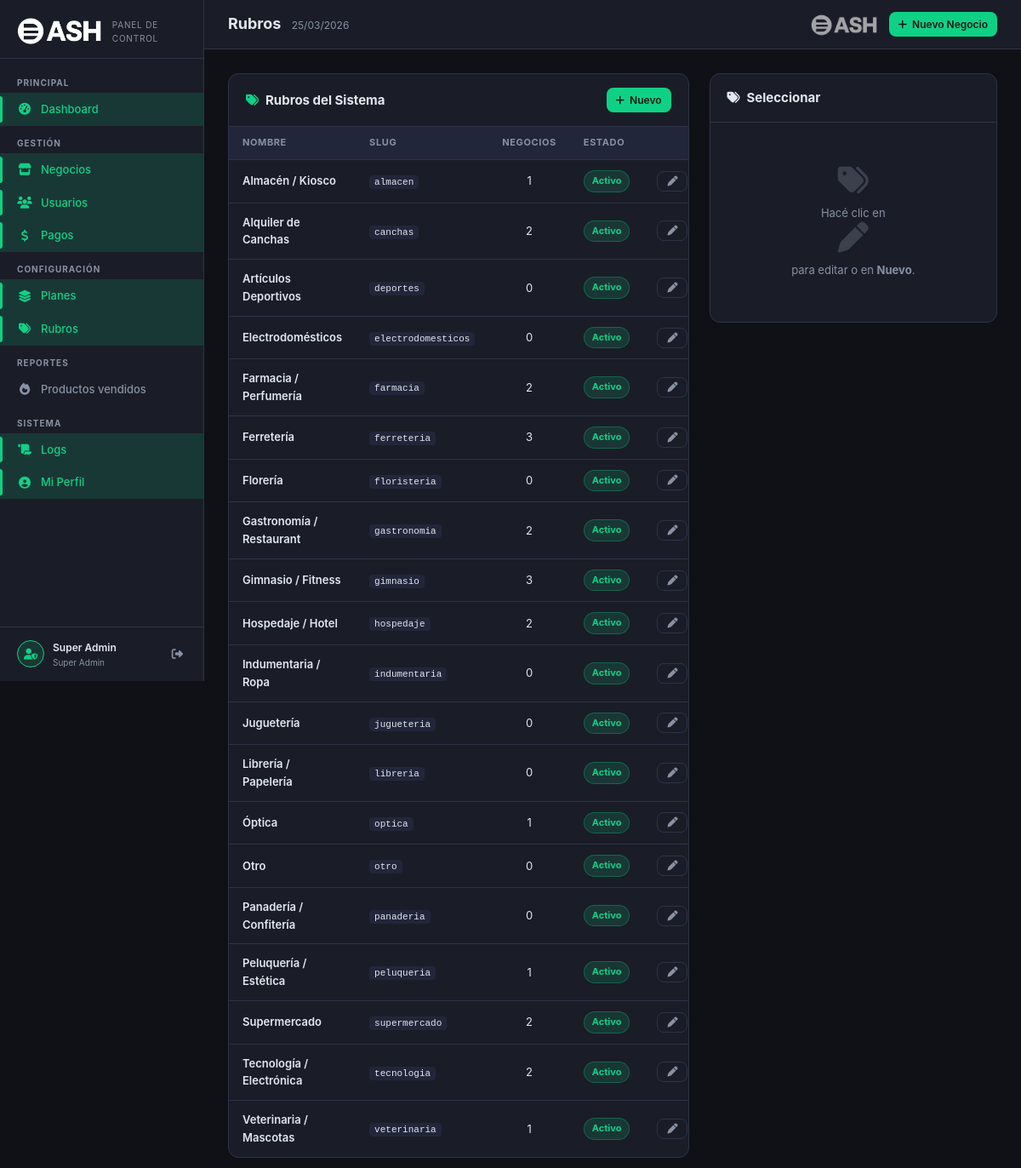
/superadmin/rubros/index.php (signed in), run on the app's committed database.
### tables this page shows
CREATE TABLE `rubros` (
  `id` int(11) NOT NULL,
  `slug` varchar(50) NOT NULL,
  `nombre` varchar(100) NOT NULL,
  `descripcion` varchar(255) DEFAULT NULL,
  `icono` varchar(50) DEFAULT 'fa-store',
  `color` varchar(7) DEFAULT '#667eea',
  `activo` tinyint(1) DEFAULT 1,
  `orden` int(11) DEFAULT 0
);

### superadmin/rubros/index.php (the view, shortened to what this page needs)
<?php
$db    = sa_db();
$rubros = $db->query("
    SELECT r.*, (SELECT COUNT(*) FROM negocios n WHERE n.rubro_id = r.id) as negocios_count
    FROM rubros r ORDER BY r.nombre
")->fetchAll();
$editRubro = null;
require_once dirname(__DIR__) . '/_layout.php';
?>
<div style="display:grid;grid-template-columns:1.6fr 1fr;gap:24px;align-items:start">
    <div class="sa-panel">
        <div class="sa-panel-header">
            <h3><i class="fas fa-tags" style="color:var(--sa-primary);margin-right:8px"></i>Rubros del Sistema</h3>
            <a href="?nuevo=1" class="sa-btn primary sm"><i class="fas fa-plus"></i> Nuevo</a>
        </div>
        <div class="sa-table-wrap">
            <table class="sa-table">
                <thead><tr><th>Nombre</th><th>Slug</th><th>Negocios</th><th>Estado</th><th></th></tr></thead>
                <tbody>
                <?php foreach ($rubros as $rb): ?>
                <tr>
                    <td style="font-weight:600"><?= htmlspecialchars($rb['nombre']) ?></td>
                    <td><code style="background:var(--sa-surface2);padding:2px 6px;border-radius:4px;font-size:11px"><?= htmlspecialchars($rb['slug']) ?></code></td>
                    <td style="text-align:center"><?= $rb['negocios_count'] ?></td>
                    <td><span class="sa-pill <?= $rb['activo']?'green':'gray' ?>"><?= $rb['activo']?'Activo':'Inactivo' ?></span></td>
                    <td><a href="?editar=<?= $rb['id'] ?>" class="sa-btn ghost sm"><i class="fas fa-pen"></i></a></td>
                </tr>
                <?php endforeach; ?>
                </tbody>
            </table>
        </div>
    </div>
    <div class="sa-panel">
        <div class="sa-panel-header">
            <h3><?= ($editRubro||isset($_GET['nuevo'])) ? '<i class="fas fa-pen" style="margin-right:8px;color:var(--sa-info)"></i>'.($editRubro?'Editar':'Nuevo').' Rubro' : '<i class="fas fa-tags" style="margin-right:8px"></i>Seleccionar' ?></h3>
        </div>
        <div style="padding:20px">
        <?php if ($editRubro || isset($_GET['nuevo'])): ?>
        <form method="POST">
            <input type="hidden" name="id" value="<?= $editRubro['id'] ?? 0 ?>">
            <div class="sa-form-group">
                <label class="sa-label">Nombre *</label>
                <input type="text" name="nombre" class="sa-input" value="<?= htmlspecialchars($editRubro['nombre'] ?? '') ?>" required>
            </div>
            <div class="sa-form-group">
                <label class="sa-label">Slug * <small style="color:var(--sa-muted)">(minúsculas, sin espacios)</small></label>
                <input type="text" name="slug" class="sa-input" value="<?= htmlspecialchars($editRubro['slug'] ?? '') ?>" required
                       pattern="[a-z0-9_]+" title="Solo letras minúsculas, números y guiones bajos">
            </div>
            <label style="display:flex;align-items:center;gap:8px;cursor:pointer;margin-bottom:16px">
                <input type="checkbox" name="activo" <?= ($editRubro['activo'] ?? 1) ? 'checked' : '' ?> style="width:16px;height:16px;accent-color:var(--sa-primary)">
                <span style="font-size:13px;font-weight:600">Rubro activo</span>
            </label>
            <button type="submit" class="sa-btn primary" style="width:100%;justify-content:center">
                <i class="fas fa-save"></i> Guardar
            </button>
        </form>
        <?php else: ?>
        <div class="sa-empty" style="padding:30px 0"><i class="fas fa-tags"></i><p>Hacé clic en <i class="fas fa-pen"></i> para editar o en <strong>Nuevo</strong>.</p></div>
        <?php endif; ?>
        </div>
    </div>
</div>

### superadmin/assets/sa.css (style rules this page uses)
:root { --sa-bg: #0f1117; --sa-surface: #1a1d27; --sa-surface2: #22263a; --sa-border: #2e3347; --sa-primary: #0FD186; --sa-primary-dim: rgba(15,209,134,.15); --sa-text: #e2e8f0; --sa-muted: #8892a4; --sa-danger: #ef4444; --sa-warning: #f59e0b; --sa-info: #3b82f6; --sa-purple: #8b5cf6; --sa-sidebar-w: 240px; --sa-radius: 12px; --sa-transition: .22s ease; }
*, *::before, *::after { box-sizing: border-box; margin: 0; padding: 0; }
body { font-family: 'Inter', 'Segoe UI', system-ui, sans-serif; background: var(--sa-bg); color: var(--sa-text); font-size: 14px; line-height: 1.6; min-height: 100vh; }
a { color: var(--sa-primary); text-decoration: none; }
.sa-panel { background: var(--sa-surface); border: 1px solid var(--sa-border); border-radius: var(--sa-radius); overflow: hidden; margin-bottom: 24px; }
.sa-panel-header { padding: 16px 20px; border-bottom: 1px solid var(--sa-border); display: flex; align-items: center; justify-content: space-between; gap: 12px; flex-wrap: wrap; }
.sa-panel-header h3 { font-size: 15px; font-weight: 700; color: var(--sa-text); }
.sa-table-wrap { overflow-x: auto; }
.sa-table { width: 100%; border-collapse: collapse; }
.sa-table th { font-size: 11px; font-weight: 700; color: var(--sa-muted); text-transform: uppercase; letter-spacing: .6px; padding: 10px 16px; background: var(--sa-surface2); border-bottom: 1px solid var(--sa-border); white-space: nowrap; text-align: left; }
.sa-table td { padding: 12px 16px; border-bottom: 1px solid var(--sa-border); color: var(--sa-text); font-size: 13px; vertical-align: middle; }
.sa-table tr:last-child td { border-bottom: none; }
.sa-pill { display: inline-flex; align-items: center; gap: 4px; font-size: 11px; font-weight: 700; padding: 3px 9px; border-radius: 20px; white-space: nowrap; }
.sa-pill.green { background: rgba(15,209,134,.15); color: var(--sa-primary); border: 1px solid rgba(15,209,134,.3); }
.sa-btn { display: inline-flex; align-items: center; gap: 6px; font-size: 13px; font-weight: 600; padding: 8px 16px; border-radius: 8px; border: none; cursor: pointer; transition: opacity .2s, transform .1s; white-space: nowrap; }
.sa-btn.primary { background: var(--sa-primary); color: #0a1a14; }
.sa-btn.ghost { background: transparent; color: var(--sa-muted); border: 1px solid var(--sa-border); }
.sa-btn.sm { font-size: 12px; padding: 5px 11px; }
.sa-empty { text-align: center; padding: 48px 20px; color: var(--sa-muted); }
.sa-empty i { font-size: 36px; margin-bottom: 10px; display: block; opacity: .3; }
.sa-empty p { font-size: 13px; }

### data on the page
rubros: nombre "Almacén / Kiosco", slug "almacen", negocios_count "1", activo "Activo"
rubros: nombre "Alquiler de Canchas", slug "canchas", negocios_count "2", activo "Activo"
rubros: nombre "Artículos Deportivos", slug "deportes", negocios_count "0", activo "Activo"
rubros: nombre "Electrodomésticos", slug "electrodomesticos", negocios_count "0", activo "Activo"
rubros: nombre "Farmacia / Perfumería", slug "farmacia", negocios_count "2", activo "Activo"
rubros: nombre "Ferretería", slug "ferreteria", negocios_count "3", activo "Activo"
rubros: nombre "Florería", slug "floristeria", negocios_count "0", activo "Activo"
rubros: nombre "Gastronomía / Restaurant", slug "gastronomia", negocios_count "2", activo "Activo"
rubros: nombre "Gimnasio / Fitness", slug "gimnasio", negocios_count "3", activo "Activo"
rubros: nombre "Hospedaje / Hotel", slug "hospedaje", negocios_count "2", activo "Activo"
rubros: nombre "Indumentaria / Ropa", slug "indumentaria", negocios_count "0", activo "Activo"
rubros: nombre "Juguetería", slug "jugueteria", negocios_count "0", activo "Activo"
rubros: nombre "Librería / Papelería", slug "libreria", negocios_count "0", activo "Activo"
rubros: nombre "Óptica", slug "optica", negocios_count "1", activo "Activo"
rubros: nombre "Otro", slug "otro", negocios_count "0", activo "Activo"
rubros: nombre "Panadería / Confitería", slug "panaderia", negocios_count "0", activo "Activo"
rubros: nombre "Peluquería / Estética", slug "peluqueria", negocios_count "1", activo "Activo"
rubros: nombre "Supermercado", slug "supermercado", negocios_count "2", activo "Activo"
rubros: nombre "Tecnología / Electrónica", slug "tecnologia", negocios_count "2", activo "Activo"
rubros: nombre "Veterinaria / Mascotas", slug "veterinaria", negocios_count "1", activo "Activo"

### other printed values
$adminName "Super Admin"
$title "Rubros"
